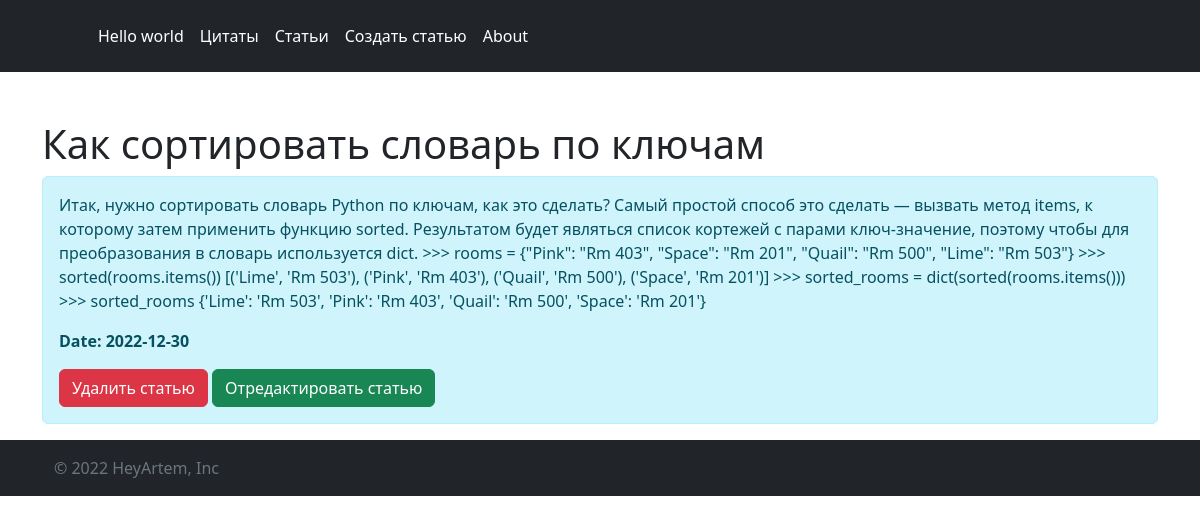
The page /posts/2 on the database its author committed.
### app.py (models this page shows, shortened)
class Article(db.Model):
    id = db.Column(db.Integer, primary_key=True)
    title_art = db.Column(db.String(100), nullable=False)
    intro_art = db.Column(db.String(300), nullable=False)
    text_art = db.Column(db.Text, nullable=False)
    date_art = db.Column(db.DateTime, default=datetime.utcnow)

### app.py (the view)
@app.route("/posts/<int:id>")
def post_detail(id):
    article = Article.query.get(id)
    return render_template("/article_posts/post_detail.html", article=article)

### templates/article_posts/post_detail.html (shortened to what this page needs)
{% extends "base.html" %}
{% block body %}
    <div class="container mt-5">
        <h1>{{ article.title_art }}</h1>
        <div class="alert alert-info">
            <p>{{ article.text_art }}</p>
            <p><b>Date: {{ article.date_art.date() }}</b></p>
            <a href="/posts/{{ article.id }}/delete" class="btn btn-danger">Удалить статью</a>
            <a href="/posts/{{ article.id }}/update" class="btn btn-success">Отредактировать статью</a>
        </div>
    </div>
{% endblock %}

### rows shown on the page
Article: title_art "Как сортировать словарь по ключам", text_art "Итак, нужно сортировать словарь Python по ключам, как это сделать? Самый простой способ это сделать — вызвать метод items, к которому затем применить функцию sorted. Результатом будет являться список кортежей с парами ключ-значение, поэтому чтобы для преобразования в словарь используется dict. >>> rooms = {\"Pink\": \"Rm 403\", \"Space\": \"Rm 201\", \"Quail\": \"Rm 500\", \"Lime\": \"Rm 503\"} >>> sorted(rooms.items()) [('Lime', 'Rm 503'), ('Pink', 'Rm 403'), ('Quail', 'Rm 500'), ('Space', 'Rm 201')] >>> sorted_rooms = dict(sorted(rooms.items())) >>> sorted_rooms {'Lime': 'Rm 503', 'Pink': 'Rm 403', 'Quail': 'Rm 500', 'Space': 'Rm 201'}", date_art "2022-12-30"
